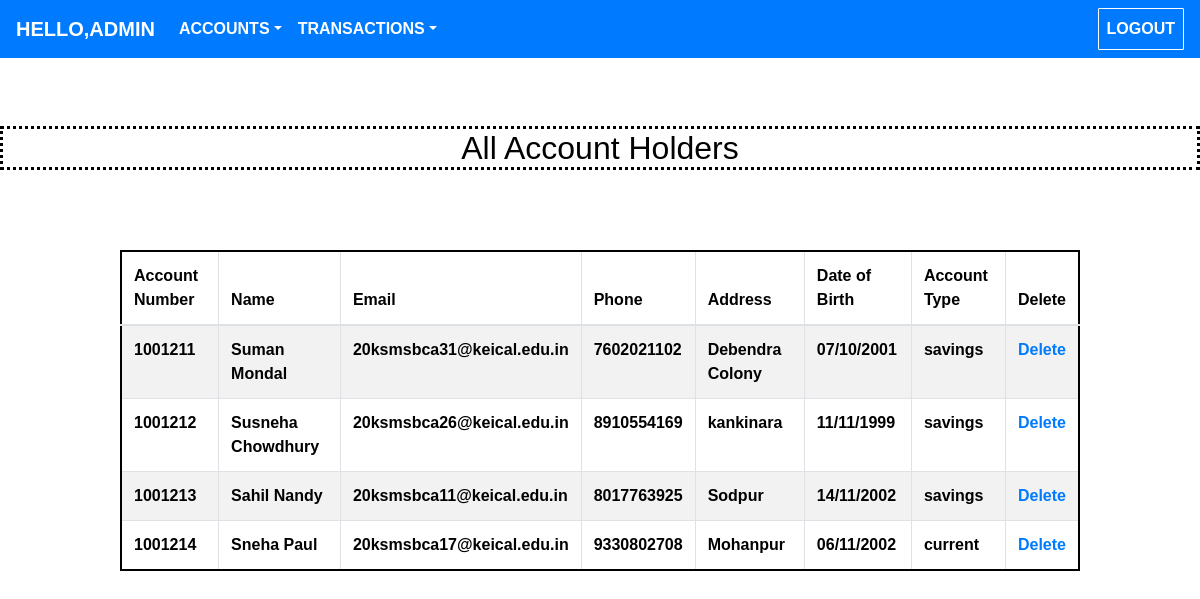
Screenshot of /accdetails/ with the database file from the repository.
### BANKapp/models.py (models this page shows)
class Accholder(models.Model):
    fullname=models.CharField(max_length=30)
    email=models.CharField(max_length=40)
    accno=models.CharField(max_length=15)
    number=models.CharField(max_length=10)
    address=models.CharField(max_length=30)
    pin=models.CharField(max_length=6)
    dob=models.CharField(max_length=10)
    typeac=models.CharField(max_length=10)
    accbal=models.CharField(max_length=8, null=True)
    class Meta:
        db_table="Accholders"

### BANKapp/views.py (the view)
# urls.py: path('accdetails/',views.all_accounts,name="all accounts"),
def all_accounts(request):
    accounts = Accholder.objects.all()
    return render(request, 'AccHDetails.html',{'details_key':accounts})

### BANKapp/templates/AccHDetails.html (shortened to what this page needs)
{% load static %}
{% include 'navbar.html' %}
<!DOCTYPE html>
<html lang="en">
<head>
    <link rel="stylesheet" href="https://stackpath.bootstrapcdn.com/bootstrap/4.3.1/css/bootstrap.min.css">
    <link rel="stylesheet" href="https://maxcdn.bootstrapcdn.com/bootstrap/4.0.0/css/bootstrap.min.css">
</head>
<body>
{% block content %}
<br><br>
<h2>All Account Holders</h2>
  <table class="table table-striped table-bordered">
    <thead>
      <tr>
        <th>Account Number</th>
        <th>Name</th>
        <th>Email</th>
        <th>Phone</th>
        <th>Address</th>
        <th>Date of Birth</th>
        <th>Account Type</th>
        <th>Delete</th>
      </tr>
    </thead>
    <tbody>
      {% for account in details_key %}
        <tr>
          <td>{{ account.accno }}</td>
          <td>{{ account.fullname }}</td>
          <td>{{ account.email }}</td>
          <td>{{ account.number }}</td>
          <td>{{ account.address }}</td>
          <td>{{ account.dob }}</td>
          <td>{{ account.typeac }}</td>
          <td><a href="/delete/{{account.id}}">Delete</a></td>
        </tr>
      {% endfor %}
    </tbody>
  </table>
{% endblock %}
</body>
</html>

### BANKapp/templates/navbar.html (shortened to what this page needs)
{% load static %}
<!DOCTYPE html>
<html>
<head>
    <link rel="stylesheet" href="https://maxcdn.bootstrapcdn.com/bootstrap/4.0.0/css/bootstrap.min.css">
</head>
<body>
    <nav class="navbar navbar-expand-sm">
        <a class="navbar-brand" href="/dash">Hello,Admin</a>
        <div class="collapse navbar-collapse" id="navbarNav">
            <ul class="navbar-nav mr-auto">
                <li class="nav-item dropdown">
                    <a class="nav-link dropdown-toggle" href="#" id="accountsDropdown" role="button" data-toggle="dropdown" aria-haspopup="true" aria-expanded="false">Accounts</a>
                </li>
                <li class="nav-item dropdown">
                    <a class="nav-link dropdown-toggle" href="#" id="transactionsDropdown" role="button" data-toggle="dropdown" aria-haspopup="true" aria-expanded="false">Transactions</a>
                </li>
            </ul>
            <ul class="navbar-nav">
                <li class="nav-item">
                    <a class="nav-link" href="/" style="border: 1px solid; border-radius: 1px;">Logout</a>
                </li>
            </ul>
        </div>
    </nav>
</body>
</html>

### BANKapp/templates/navbar.html (style rules this page uses)
.navbar { background-color: #007bff; }
.navbar-brand, .navbar-nav .nav-link { color: #fff; text-transform: uppercase; }
.navbar-brand { font-weight: bold; }

### rows the page displays
Accholder: accno "1001211", fullname "Suman Mondal", email "20ksmsbca31@keical.edu.in", number "7602021102", address "Debendra Colony", dob "07/10/2001", typeac "savings"
Accholder: accno "1001212", fullname "Susneha Chowdhury", email "20ksmsbca26@keical.edu.in", number "8910554169", address "kankinara", dob "11/11/1999", typeac "savings"
Accholder: accno "1001213", fullname "Sahil Nandy", email "20ksmsbca11@keical.edu.in", number "8017763925", address "Sodpur", dob "14/11/2002", typeac "savings"
Accholder: accno "1001214", fullname "Sneha Paul", email "20ksmsbca17@keical.edu.in", number "9330802708", address "Mohanpur", dob "06/11/2002", typeac "current"
